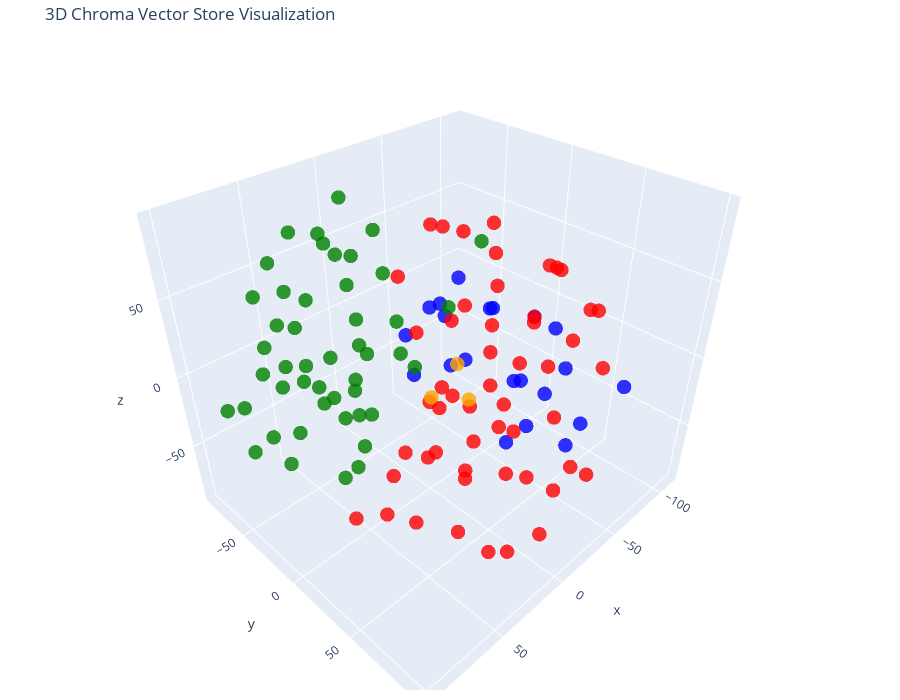

The notebook cell this image was saved under:
### Code cell
# Let's try 3D!

tsne = TSNE(n_components=3, random_state=42)
reduced_vectors = tsne.fit_transform(vectors)

# Create the 3D scatter plot
fig = go.Figure(data=[go.Scatter3d(
    x=reduced_vectors[:, 0],
    y=reduced_vectors[:, 1],
    z=reduced_vectors[:, 2],
    mode='markers',
    marker=dict(size=5, color=colors, opacity=0.8),
    text=[f"Type: {t}<br>Text: {d[:100]}..." for t, d in zip(doc_types, documents)],
    hoverinfo='text'
)])

fig.update_layout(
    title='3D Chroma Vector Store Visualization',
    scene=dict(xaxis_title='x', yaxis_title='y', zaxis_title='z'),
    width=900,
    height=700,
    margin=dict(r=20, b=10, l=10, t=40)
)

fig.show()

### Figure 1 — Plotly figure (JSON) as saved in the notebook; plotly's stock layout.template omitted (floating-point values rounded to 4 significant figures)
{"data": [{"hoverinfo": "text", "marker": {"color": ["blue", "blue", "blue", "blue", "blue", "blue", "blue", "blue", "blue", "blue", "blue", "blue", "blue", "blue", "blue", "blue", "blue", "blue", "blue", "blue", "blue", "red", "red", "red", "red", "red", "red", "red", "red", "red", "red", "red", "red", "red", "red", "red", "red", "red", "red", "red", "red", "red", "red", "red", "red", "red", "red", "red", "red", "red", "red", "red", "red", "red", "red", "red", "red", "red", "red", "red", "red", "red", "red", "red", "red", "red", "red", "red", "red", "red", "red", "red", "red", "orange", "orange", "orange", "green", "green", "green", "green", "green", "green", "green", "green", "green", "green", "green", "green", "green", "green", "green", "green", "green", "green", "green", "green", "green", "green", "green", "green", "green", "green", "green", "green", "green", "green", "green", "green", "green", "green", "green", "green", "green", "green", "green", "green", "green", "green", "green", "green", "green", "green", "green"], "opacity": 0.8, "size": 5}, "mode": "markers", "text": ["Type: products<br>Text: # Product Summary\n\n# Rellm: AI-Powered Enterprise Reinsurance Solution\n\n## Summary\n\nRellm is an inno...", "Type: products<br>Text: ### Seamless Integrations\nRellm's architecture is designed for effortless integration with existing ...", "Type: products<br>Text: ### Regulatory Compliance Tools\nRellm includes built-in compliance tracking features to help organiz...", "Type: products<br>Text: Join the growing number of organizations leveraging Rellm to enhance their reinsurance processes whi...", "Type: products<br>Text: Experience the future of reinsurance with Rellm, where innovation meets reliability. Let Insurellm h...", "Type: products<br>Text: # Product Summary\n\n# Markellm\n\n## Summary\n\nMarkellm is an innovative two-sided marketplace designed ...", "Type: products<br>Text: - **User-Friendly Interface**: Designed with user experience in mind, Markellm features an intuitive...", "Type: products<br>Text: - **Customer Support**: Our dedicated support team is always available to assist both consumers and ...", "Type: products<br>Text: ### For Insurance Companies:\n- **Basic Listing Fee**: $199/month for a featured listing on the platf...", "Type: products<br>Text: ### Q3 2025\n- Initiate a comprehensive marketing campaign targeting both consumers and insurers to i...", "Type: products<br>Text: # Product Summary\n\n# Homellm\n\n## Summary\nHomellm is an innovative home insurance product developed b...", "Type: products<br>Text: ### 2. Dynamic Pricing Model\nWith Homellm's innovative dynamic pricing model, insurance providers ca...", "Type: products<br>Text: ### 5. Multi-Channel Integration\nHomellm seamlessly integrates into existing insurance platforms, pr...", "Type: products<br>Text: - **Basic Tier:** Starting at $5,000/month for small insurers with basic integration features.\n- **S...", "Type: products<br>Text: All tiers include a comprehensive training program and ongoing updates to ensure optimal performance...", "Type: products<br>Text: With Homellm, Insurellm is committed to transforming the landscape of home insurance, ensuring both ...", "Type: products<br>Text: # Product Summary\n\n# Carllm\n\n## Summary\n\nCarllm is an innovative auto insurance product developed by...", "Type: products<br>Text: - **Instant Quoting**: With Carllm, insurance companies can offer near-instant quotes to customers, ...", "Type: products<br>Text: - **Mobile Integration**: Carllm is designed to work seamlessly with mobile applications, providing ...", "Type: products<br>Text: - **Professional Tier**: $2,500/month\n  - For medium-sized companies.\n  - All Basic Tier features pl...", "Type: products<br>Text: ### Q2 2025: Customer Experience Improvements\n- Launch of a new **mobile app** for end-users.\n- Intr...", "Type: contracts<br>Text: # Contract with GreenField Holdings for Markellm\n\n**Effective Date:** November 15, 2023  \n**Contract...", "Type: contracts<br>Text: ## Renewal\n1. **Automatic Renewal**: This contract will automatically renew for sequential one-year ...", "Type: contracts<br>Text: ## Features\n1. **AI-Powered Matching**: Access to advanced algorithms that connect GreenField Holdin...", "Type: contracts<br>Text: ## Support\n1. **Customer Support Access**: The Client will have access to dedicated support through ...", "Type: contracts<br>Text: **Signatures:**  \n_________________________                           _________________________  \n**...", "Type: contracts<br>Text: # Contract with Apex Reinsurance for Rellm: AI-Powered Enterprise Reinsurance Solution\n\n## Terms\n\n1....", "Type: contracts<br>Text: ## Renewal\n\n1. **Automatic Renewal**: This Agreement will automatically renew for successive one-yea...", "Type: contracts<br>Text: 2. **Seamless Integrations**: The architecture of Rellm allows for easy integration with existing sy...", "Type: contracts<br>Text: 1. **Technical Support**: Provider shall offer dedicated technical support to the Client via phone, ...", "Type: contracts<br>Text: **Insurellm, Inc.**  \n_____________________________  \nAuthorized Signature   \nDate: ________________...", "Type: contracts<br>Text: # Contract with Greenstone Insurance for Homellm\n\n---\n\n## Terms\n\n1. **Parties**: This Contract (\"Agr...", "Type: contracts<br>Text: 4. **Payment Terms**: \n   - The Customer shall pay an amount of $10,000 per month for the Standard T...", "Type: contracts<br>Text: ---\n\n## Features\n\n- **AI-Powered Risk Assessment**: Customer will have access to enhanced risk evalu...", "Type: contracts<br>Text: - **Customer Portal**: A dedicated portal will be provided, allowing the Customer's clients to manag...", "Type: contracts<br>Text: ______________________________  \n[Name], [Title]  \nDate: ______________________\n\n**For Greenstone In...", "Type: contracts<br>Text: # Contract with Roadway Insurance Inc. for Carllm\n\n---\n\n## Terms\n\n1. **Agreement Effective Date**: T...", "Type: contracts<br>Text: ---\n\n## Renewal\n\n1. **Automatic Renewal**: This agreement will automatically renew for an additional...", "Type: contracts<br>Text: ---\n\n## Features\n\n1. **Access to Core Features**: Roadway Insurance Inc. will have access to all Pro...", "Type: contracts<br>Text: ---\n\n## Support\n\n1. **Technical Support**: Roadway Insurance Inc. will receive priority technical su...", "Type: contracts<br>Text: # Contract with Stellar Insurance Co. for Rellm\n\n## Terms\nThis contract is made between **Insurellm*...", "Type: contracts<br>Text: ### Termination\nEither party may terminate this agreement with a **30-day written notice**. In the e...", "Type: contracts<br>Text: ## Features\nStellar Insurance Co. will receive access to the following features of the Rellm product...", "Type: contracts<br>Text: ## Support\nInsurellm provides Stellar Insurance Co. with the following support services:\n\n- **24/7 T...", "Type: contracts<br>Text: # Contract with TechDrive Insurance for Carllm\n\n**Contract Date:** October 1, 2024  \n**Contract Dura...", "Type: contracts<br>Text: ## Renewal\n\n1. **Automatic Renewal**: This contract shall automatically renew for additional one-yea...", "Type: contracts<br>Text: ## Support\n\n1. **Customer Support**: Insurellm will provide 24/7 customer support to TechDrive Insur...", "Type: contracts<br>Text: **TechDrive Insurance Representative:**  \nName: Sarah Johnson  \nTitle: Operations Director  \nDate: _...", "Type: contracts<br>Text: # Contract with Belvedere Insurance for Markellm\n\n## Terms\nThis Contract (\"Agreement\") is made and e...", "Type: contracts<br>Text: ## Renewal\n1. **Renewal Terms**: This Agreement may be renewed for additional one-year terms upon mu...", "Type: contracts<br>Text: ## Features\n1. **AI-Powered Matching**: Belvedere Insurance will benefit from Markellm's AI-powered ...", "Type: contracts<br>Text: ## Support\n1. **Technical Support**: Technical support will be available from 9 AM to 7 PM EST, Mond...", "Type: contracts<br>Text: **Belvedere Insurance**  \nSignature: ______________________  \nName: [Authorized Signatory]  \nTitle: ...", "Type: contracts<br>Text: # Contract with Velocity Auto Solutions for Carllm\n\n**Contract Date:** October 1, 2023  \n**Contract ...", "Type: contracts<br>Text: ## Renewal\n\n1. **Automatic Renewal**: This contract will automatically renew for successive 12-month...", "Type: contracts<br>Text: ## Support\n\n1. **Customer Support**: Velocity Auto Solutions will have access to Insurellm’s custome...", "Type: contracts<br>Text: # Contract with GreenValley Insurance for Homellm\n\n**Contract Date:** October 6, 2023  \n**Contract N...", "Type: contracts<br>Text: 4. **Confidentiality:** Both parties agree to maintain the confidentiality of proprietary informatio...", "Type: contracts<br>Text: 1. **AI-Powered Risk Assessment:** Access to advanced AI algorithms for real-time risk evaluations.\n...", "Type: contracts<br>Text: 3. **Regular Updates:** Insurellm will offer ongoing updates and enhancements to the Homellm platfor...", "Type: contracts<br>Text: # Contract with EverGuard Insurance for Rellm: AI-Powered Enterprise Reinsurance Solution\n\n**Contrac...", "Type: contracts<br>Text: 4. **Usage Rights**: EverGuard Insurance is granted a non-exclusive, non-transferable license to acc...", "Type: contracts<br>Text: 1. **Core Functionality**: Rellm provides EverGuard Insurance with advanced AI-driven analytics, sea...", "Type: contracts<br>Text: 1. **Customer Support**: Insurellm will provide EverGuard Insurance with 24/7 customer support, incl...", "Type: contracts<br>Text: ---\n\n**Signatures**  \n**For Insurellm**: __________________________  \n**Name**: John Smith  \n**Title...", "Type: contracts<br>Text: # Contract with BrightWay Solutions for Markellm\n\n**Contract Date:** October 5, 2023  \n**Contract ID...", "Type: contracts<br>Text: 3. **Service Level Agreement (SLA):**  \n   Insurellm commits to a 99.9% uptime for the platform with...", "Type: contracts<br>Text: 2. **Real-Time Quote Availability:**  \n   Consumers sourced via BrightWay Solutions will receive rea...", "Type: contracts<br>Text: 3. **Training and Onboarding:**  \n   Insurellm agrees to provide one free training session on how to...", "Type: contracts<br>Text: # Contract with Pinnacle Insurance Co. for Homellm\n\n## Terms\nThis contract (\"Contract\") is entered i...", "Type: contracts<br>Text: ## Renewal\n1. **Renewal Terms**: At the end of the initial term, this Contract shall automatically r...", "Type: contracts<br>Text: ## Features\n1. **AI-Powered Risk Assessment**: Utilized for tailored underwriting decisions specific...", "Type: contracts<br>Text: ## Support\n1. **Technical Support**: Insurellm shall provide 24/7 technical support via an email and...", "Type: company<br>Text: # Overview of Insurellm\n\nInsurellm is an innovative insurance tech firm with 200 employees across th...", "Type: company<br>Text: # Careers at Insurellm\n\nInsurellm is hiring! We are looking for talented software engineers, data sc...", "Type: company<br>Text: # About Insurellm\n\nInsurellm was founded by Avery Lancaster in 2015 as an insurance tech startup des...", "Type: employees<br>Text: # HR Record\n\n# Alex Chen\n\n## Summary\n- **Date of Birth:** March 15, 1990  \n- **Job Title:** Backend ...", "Type: employees<br>Text: ## Annual Performance History\n- **2020:**  \n  - Completed onboarding successfully.  \n  - Met expecta...", "Type: employees<br>Text: ## Compensation History\n- **2020:** Base Salary: $80,000  \n- **2021:** Base Salary Increase to $90,0...", "Type: employees<br>Text: Alex Chen continues to be a vital asset at Insurellm, contributing significantly to innovative backe...", "Type: employees<br>Text: # HR Record\n\n# Oliver Spencer\n\n## Summary\n- **Date of Birth**: May 14, 1990  \n- **Job Title**: Backe...", "Type: employees<br>Text: ## Annual Performance History\n- **2018**: **3/5** - Adaptable team player but still learning to take...", "Type: employees<br>Text: ## Compensation History\n- **March 2018**: Initial salary of $80,000.\n- **July 2019**: Salary increas...", "Type: employees<br>Text: # HR Record\n\n# Emily Tran\n\n## Summary\n- **Date of Birth:** March 18, 1991  \n- **Job Title:** Digital...", "Type: employees<br>Text: - **January 2017 - May 2018**: Marketing Intern  \n  - Supported the Marketing team by collaborating ...", "Type: employees<br>Text: - **2021**:  \n  - Performance Rating: Meets Expectations  \n  - Key Achievements: Contributed to the ...", "Type: employees<br>Text: - **Professional Development Goals**:  \n  - Emily Tran aims to become a Marketing Manager within the...", "Type: employees<br>Text: # HR Record\n\n# Jordan Blake\n\n## Summary\n- **Date of Birth:** March 15, 1993  \n- **Job Title:** Sales...", "Type: employees<br>Text: ## Annual Performance History\n- **2021:** First year at Insurellm; achieved 90% of monthly targets. ...", "Type: employees<br>Text: ## Other HR Notes\n- Jordan has shown an interest in continuing education, actively participating in ...", "Type: employees<br>Text: # Avery Lancaster\n\n## Summary\n- **Date of Birth**: March 15, 1985  \n- **Job Title**: Co-Founder & Ch...", "Type: employees<br>Text: - **2010 - 2013**: Business Analyst at Edge Analytics  \n  Prior to joining Innovate, Avery worked as...", "Type: employees<br>Text: - **2018**: **Exceeds Expectations**  \n  Under Avery’s pivoted vision, Insurellm launched two new su...", "Type: employees<br>Text: - **2022**: **Satisfactory**  \n  Avery focused on rebuilding team dynamics and addressing employee c...", "Type: employees<br>Text: ## Compensation History\n- **2015**: $150,000 base salary + Significant equity stake  \n- **2016**: $1...", "Type: employees<br>Text: ## Other HR Notes\n- **Professional Development**: Avery has actively participated in leadership trai...", "Type: employees<br>Text: # HR Record\n\n# Maxine Thompson\n\n## Summary\n- **Date of Birth:** January 15, 1991  \n- **Job Title:** ...", "Type: employees<br>Text: ## Insurellm Career Progression\n- **January 2017 - October 2018**: **Junior Data Engineer**  \n  * Ma...", "Type: employees<br>Text: ## Annual Performance History\n- **2017**: *Meets Expectations*  \n  Maxine showed potential in her ro...", "Type: employees<br>Text: - **2021**: *Exceeds Expectations*  \n  Maxine spearheaded the transition to a new data warehousing s...", "Type: employees<br>Text: ## Compensation History\n- **2017**: $70,000 (Junior Data Engineer)  \n- **2018**: $75,000 (Junior Dat...", "Type: employees<br>Text: # Samantha Greene\n\n## Summary\n- **Date of Birth:** October 14, 1990\n- **Job Title:** HR Generalist\n-...", "Type: employees<br>Text: ## Annual Performance History\n- **2020:** Exceeds Expectations  \n  Samantha Greene demonstrated exce...", "Type: employees<br>Text: ## Compensation History\n- **2020:** Base Salary - $55,000  \n  The entry-level salary matched industr...", "Type: employees<br>Text: - **2023:** Base Salary - $70,000  \n  Recognized for substantial improvement in employee relations m...", "Type: employees<br>Text: # HR Record\n\n# Alex Thomson\n\n## Summary\n- **Date of Birth:** March 15, 1995  \n- **Job Title:** Sales...", "Type: employees<br>Text: ## Annual Performance History  \n- **2022** - Rated as \"Exceeds Expectations.\" Alex Thomson achieved ...", "Type: employees<br>Text: ## Other HR Notes\n- Alex Thomson is an active member of the Diversity and Inclusion committee at Ins...", "Type: employees<br>Text: # HR Record\n\n# Samuel Trenton\n\n## Summary\n- **Date of Birth:** April 12, 1989  \n- **Job Title:** Sen...", "Type: employees<br>Text: ## Annual Performance History\n- **2023:** Rating: 4.5/5  \n  *Samuel exceeded expectations, successfu...", "Type: employees<br>Text: ## Compensation History\n- **2023:** Base Salary: $115,000 + Bonus: $15,000  \n  *Annual bonus based o...", "Type: employees<br>Text: - **Engagement in Company Culture:** Regularly participates in team-building events and contributes ...", "Type: employees<br>Text: # HR Record\n\n# Alex Harper\n\n## Summary\n- **Date of Birth**: March 15, 1993  \n- **Job Title**: Sales ...", "Type: employees<br>Text: ## Annual Performance History  \n- **2021**:  \n  - **Performance Rating**: 4.5/5  \n  - **Key Achievem...", "Type: employees<br>Text: - **2022**:  \n  - **Base Salary**: $65,000 (Promotion to Senior SDR)  \n  - **Bonus**: $13,000 (20% o...", "Type: employees<br>Text: # HR Record\n\n# Jordan K. Bishop\n\n## Summary\n- **Date of Birth:** March 15, 1990\n- **Job Title:** Fro...", "Type: employees<br>Text: ## Annual Performance History\n- **2019:** Exceeds Expectations - Continuously delivered high-quality...", "Type: employees<br>Text: ## Compensation History\n- **June 2018:** Starting Salary - $85,000\n- **June 2019:** Salary Increase ...", "Type: employees<br>Text: ## Other HR Notes\n- Jordan K. Bishop has been an integral part of club initiatives, including the In...", "Type: employees<br>Text: # HR Record\n\n# Emily Carter\n\n## Summary\n- **Date of Birth:** August 12, 1990  \n- **Job Title:** Acco...", "Type: employees<br>Text: - **2017-2019:** Marketing Intern  \n  - Assisted with market research and campaign development for s...", "Type: employees<br>Text: ## Compensation History\n| Year | Base Salary | Bonus         | Total Compensation |\n|------|--------...", "Type: employees<br>Text: Emily Carter exemplifies the kind of talent that drives Insurellm's success and is an invaluable ass..."], "type": "scatter3d", "x": [-39.4, -62.06, -54.91, -67.5, 31.74, -23.52, -61.95, -55.77, -49.68, -36.4, -59.78, -81.6, -84.83, -90.34, -111.4, 9.675, -36.56, -53.5, -60.88, -75.08, -57.25, 4.345, 18.55, -62.33, -27.48, 67.64, -0.7625, -17.68, -51.68, 32.3, 49.24, -72.05, -101.2, -84.93, -75.14, 72.99, -46.59, -26.29, -91.48, -26.61, -21.53, -11.06, -31.95, 4.961, -25.0, -45.91, -27.5, 3.138, 9.123, 43.78, -34.22, 27.41, 42.01, -29.19, 72.74, -16.97, -57.37, -28.98, -65.61, -80.51, -10.86, 18.08, -8.51, 8.976, 31.65, -85.23, -38.12, -60.86, 1.768, -44.41, 25.67, -80.11, 45.45, -22.84, -19.0, -7.392, 50.74, 95.54, 3.397, 0.2353, 67.9, -99.35, 16.25, 72.83, 70.98, 56.7, 91.56, 45.35, 20.72, 30.46, 22.47, 32.73, 29.12, 11.26, 58.89, 19.98, 99.99, 44.02, 62.45, 46.31, 41.74, 95.1, 98.47, 83.25, 75.88, 22.48, 3.324, 9.468, 74.74, 17.86, 35.31, 92.37, 38.22, 21.4, -3.879, 59.62, 71.65, 40.55, 40.38, 64.83, 90.47, 52.27, 11.21], "y": [41.84, 55.9, 69.07, -69.68, 85.15, -38.75, 89.34, -37.49, -18.53, -59.93, 19.36, 22.56, 34.33, 2.837, 4.96, 69.78, -23.87, -29.06, -6.758, -21.51, -49.04, 33.75, 99.93, -62.39, 95.36, 38.14, 59.79, 80.7, 79.66, 59.82, 39.93, 46.09, 36.73, -2.278, 58.76, 18.12, 43.77, 65.79, -33.45, 1.971, 73.61, 94.26, 50.73, 67.89, 26.96, 6.806, 10.6, 20.82, 7.532, 87.65, -26.61, 33.23, 14.23, 49.6, 69.54, 30.84, 28.06, -57.1, 2.018, 23.88, 44.55, 41.74, 17.29, 40.47, 33.43, -27.47, -27.15, -40.67, -21.06, 50.15, 85.37, -25.4, 56.24, 10.24, 3.961, -6.172, -19.63, -37.67, -63.9, -23.7, 24.02, -52.42, -17.04, -50.67, -59.66, -62.41, 49.05, 2.085, -43.2, -23.32, -26.47, -59.6, -85.25, -79.2, -35.49, -43.0, 5.793, -83.08, -55.43, -76.11, -74.39, -16.56, -34.75, -35.55, -13.51, 37.7, -75.38, -51.81, 11.55, -47.79, -40.79, 26.26, 17.8, -64.9, -47.94, -1.624, -28.45, -11.47, -17.13, -25.09, -71.46, -37.28, 0.365], "z": [-41.85, -62.34, -33.21, -19.01, 15.42, -37.4, 0.4435, -45.46, -28.48, -22.86, -30.59, -50.93, -26.39, -4.745, -22.09, 31.67, 7.721, 25.39, 10.14, -2.453, -3.008, -60.81, -45.76, 46.63, 33.47, -40.75, -43.02, -53.02, -64.3, -18.86, -59.17, 5.865, 10.21, -40.73, 30.27, -54.62, 63.75, 77.19, -27.98, 30.12, -6.867, -22.18, -72.66, -4.173, 53.44, 57.8, -65.83, 41.57, -57.9, -48.78, -63.69, -26.2, -46.6, 38.95, 88.3, 16.89, 20.72, 24.65, -62.3, 42.01, -24.31, -88.92, 87.13, -0.8912, 10.91, -72.55, 65.07, -75.59, -76.64, 3.213, -64.98, 54.07, 39.61, -30.19, -5.272, -29.13, -64.82, -27.84, -69.57, -2.094, -2.545, 25.63, 59.88, 23.75, -45.37, 63.89, 15.14, 32.03, 44.16, 18.26, -36.78, -41.09, -39.73, -26.9, 91.47, -20.93, -5.439, 10.39, -10.76, -14.93, 35.68, 35.12, 5.945, 65.37, 54.48, 65.08, 44.78, 13.03, 24.97, 93.29, 75.39, 48.63, 55.24, 67.96, 67.47, -3.98, -22.9, 80.95, -4.31, 20.69, -21.22, 50.12, 5.821]}], "layout": {"height": 700, "margin": {"b": 10, "l": 10, "r": 20, "t": 40}, "scene": {"xaxis": {"title": {"text": "x"}}, "yaxis": {"title": {"text": "y"}}, "zaxis": {"title": {"text": "z"}}}, "title": {"text": "3D Chroma Vector Store Visualization"}, "width": 900}}
